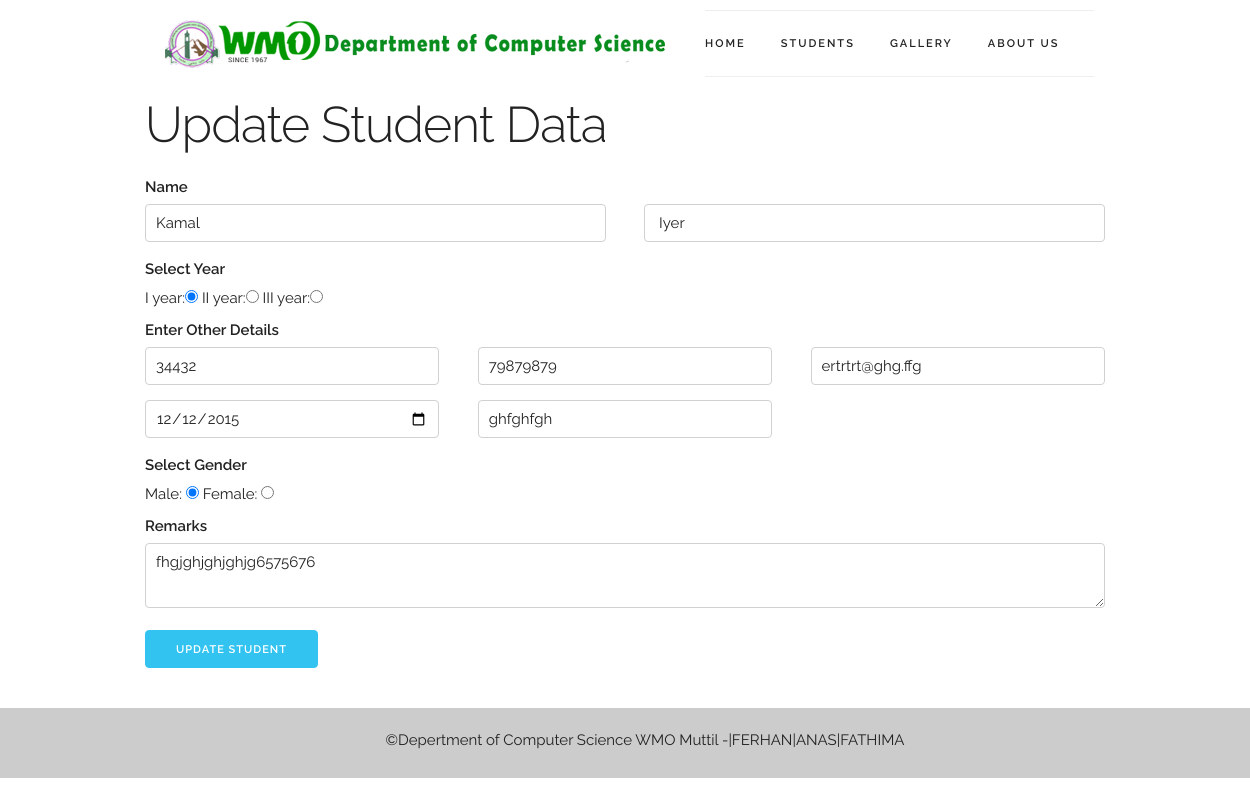
The page /editstud.php?id=3 (signed in) on the database its author committed.
### tables this page shows
CREATE TABLE IF NOT EXISTS `students` (
`id` int(11) NOT NULL,
  `firstname` varchar(100) NOT NULL,
  `lastname` varchar(100) NOT NULL,
  `dob` date NOT NULL,
  `gender` varchar(6) NOT NULL,
  `year` int(11) NOT NULL,
  `phone` int(12) NOT NULL,
  `parent` text NOT NULL,
  `email` varchar(100) NOT NULL,
  `adm_no` int(10) NOT NULL,
  `remarks` text NOT NULL
);

### editstud.php (the view, shortened to what this page needs)
<?php
include_once "functions.php";
require_once("/includes/dbconn.php");
?>
<?php
 if ($_SERVER['REQUEST_METHOD'] == 'GET'){
  $id = $_GET['id'];
  $sql = "SELECT * FROM students WHERE id=$id";
  $result = mysqli_query($conn, $sql);
  if ($result) {
    $row = mysqli_fetch_array($result);
    $fname=$row['firstname'];
    $lname=$row['lastname'];
    $year=$row['year'];
    $adm_no=$row['adm_no'];
    $phone_no=$row['phone'];
    $email=$row['email'];
    $dob=$row['dob'];
    $parent=$row['parent'];
    $gender=$row['gender'];
    $remark=htmlspecialchars($row['remarks']);
  }
  }
?>
<!DOCTYPE html>
<html lang="en">
<head>
<?php include_once "/includes/css.php";?>
</head>
<body>
<?php include_once("/includes/header.php");?>
   <section class="container student">
   <h1>Update Student Data</h1>
    <form name="addstud" method="post" action="">
      <label for="name">Name</label>
      <div class="row namearea">
        <div class="six columns"><input type="text" name="fname" value="<?php echo $fname; ?>" width="100%" id="fname" /></div>
        <div class="six columns"><input type="text" name="lname" value="<?php echo $lname; ?>" id="lname" /></div>
      </div>
      <label for="year">Select Year</label>
      <div class="row">
        I year:<input type="radio" name="year" value="1" <?php if($year==1){echo "checked";} ?>/>
        II year:<input type="radio" name="year" value="2" <?php if($year==2){echo "checked";} ?>/>
        III year:<input type="radio" name="year" value="3" <?php if($year==3){echo "checked";} ?>/>
      </div>
      <label for="details">Enter Other Details</label>
      <div class="row namearea">
          <input class="one-third column" type="number" name="adm_no" value="<?php echo $adm_no; ?>"  id="adm_no" />
          <input class="one-third column" type="tel" name="phone_no" value="<?php echo $phone_no; ?>" id="phone_no" />
          <input class="one-third column" type="email" name="email" value="<?php echo $email; ?>"  id="email" />
      </div>
      <div class="row namearea">
          <input class="one-third column" type="date" name="dob" value="<?php echo $dob; ?>"  id="dob" />
          <input class="one-third column" type="text" name="parent" value="<?php echo $parent; ?>"  id="parent" />
      </div>
      <label for="gender">Select Gender</label>
      <div class="row">
       Male: <input type="radio" name="gender" value="male" <?php if($gender=='male'){echo "checked";}?> />
       Female: <input type="radio" name="gender" value="female" <?php if($gender=='female'){echo "checked";}; ?>/>
      </div>
      <label for="remark">Remarks</label>
      <textarea class="u-full-width" placeholder="Enter Remarks if any" name="remarks"><?php echo $remark; ?></textarea>
      <input class="button-primary" type="submit" value="Update Student">
    </form>
  </section>
<?php include_once("/includes/footer.php"); ?>

### css/skeleton.css (style rules this page uses)
.container { position: relative; width: 100%; max-width: 960px; margin: 0 auto; padding: 0 20px; box-sizing: border-box; }
.column, .columns { width: 100%; float: left; box-sizing: border-box; }
@media (min-width: 400px) { .container { width: 85%; padding: 0; } }
@media (min-width: 550px) { .container { width: 80%; } }
@media (min-width: 550px) { .column, .columns { margin-left: 4%; } }
@media (min-width: 550px) { .column:first-child, .columns:first-child { margin-left: 0; } }
@media (min-width: 550px) { .six.columns { width: 48%; } }
@media (min-width: 550px) { .one-third.column { width: 30.6666666667%; } }
html { font-size: 62.5%; }
body { font-size: 1.5em; line-height: 1.6; font-weight: 400; font-family: "Raleway", "HelveticaNeue", "Helvetica Neue", Helvetica, Arial, sans-serif; color: #222; }
h1, h2, h3, h4, h5, h6 { margin-top: 0; margin-bottom: 2rem; font-weight: 300; }
h1 { font-size: 4.0rem; line-height: 1.2; letter-spacing: -.1rem; }
@media (min-width: 550px) { h1 { font-size: 5.0rem; } }
.button, button, input[type="submit"], input[type="reset"], input[type="button"] { display: inline-block; height: 38px; padding: 0 30px; color: #555; text-align: center; font-size: 11px; font-weight: 600; line-height: 38px; letter-spacing: .1rem; text-transform: uppercase; text-decoration: none; white-space: nowrap; background-color: transparent; border-radius: 4px; border: 1px solid #bbb; cursor: pointer; box-sizing: border-box; }
.button.button-primary, button.button-primary, input[type="submit"].button-primary, input[type="reset"].button-primary, input[type="button"].button-primary { color: #FFF; background-color: #33C3F0; border-color: #33C3F0; }
input[type="email"], input[type="date"], input[type="number"], input[type="search"], input[type="text"], input[type="tel"], input[type="url"], input[type="password"], textarea, select { height: 38px; padding: 6px 10px; background-color: #fff; border: 1px solid #D1D1D1; border-radius: 4px; box-shadow: none; box-sizing: border-box; }
input[type="email"], input[type="number"], input[type="search"], input[type="text"], input[type="tel"], input[type="url"], input[type="password"], textarea { -webkit-appearance: none; -moz-appearance: none; appearance: none; }
textarea { min-height: 65px; padding-top: 6px; padding-bottom: 6px; }
label, legend { display: block; margin-bottom: .5rem; font-weight: 600; }
input[type="checkbox"], input[type="radio"] { display: inline; }
input, textarea, select, fieldset { margin-bottom: 1.5rem; }
pre, blockquote, dl, figure, table, p, ul, ol, form { margin-bottom: 2.5rem; }
.u-full-width { width: 100%; box-sizing: border-box; }
.container:after, .row:after, .u-cf { content: ""; display: table; clear: both; }

### css/default.css (style rules this page uses)
.namearea input { width: 100%; }

### rows shown on the page
students: fname "Kamal", lname "Iyer", year "☑", adm_no "34432", phone_no "79879879", email "ertrtrt@ghg.ffg", dob "12/12/2015", parent "ghfghfgh", gender "☑", remarks "fhgjghjghjghjg6575676"
